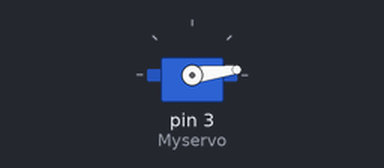
A sketch run on a simulated Arduino Uno, built with avr-gcc and run on an emulated ATmega328P. Parts: servo.

Above: at 0.05 s.
At 0.85 s:
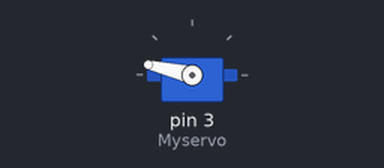
At 1.2 s:
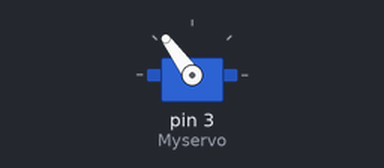
At 1.7 s:
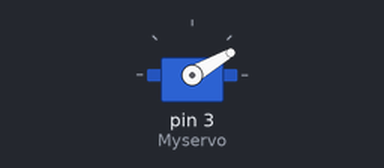
Timing chart, 0 to 4.2 s (numbered marks = the images above):
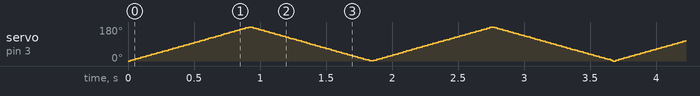

The sketch:

SERVO.ino
```cpp
#include<Servo.h>
Servo Myservo;
int pos;
void setup()
{
Myservo.attach(3);
}

void loop()
{


for(pos=0;pos<=180;pos++){
Myservo.write(pos);
delay(5);
}

  for(pos=180;pos>=0;pos--){
Myservo.write(pos);
delay(5);
}

}
```
